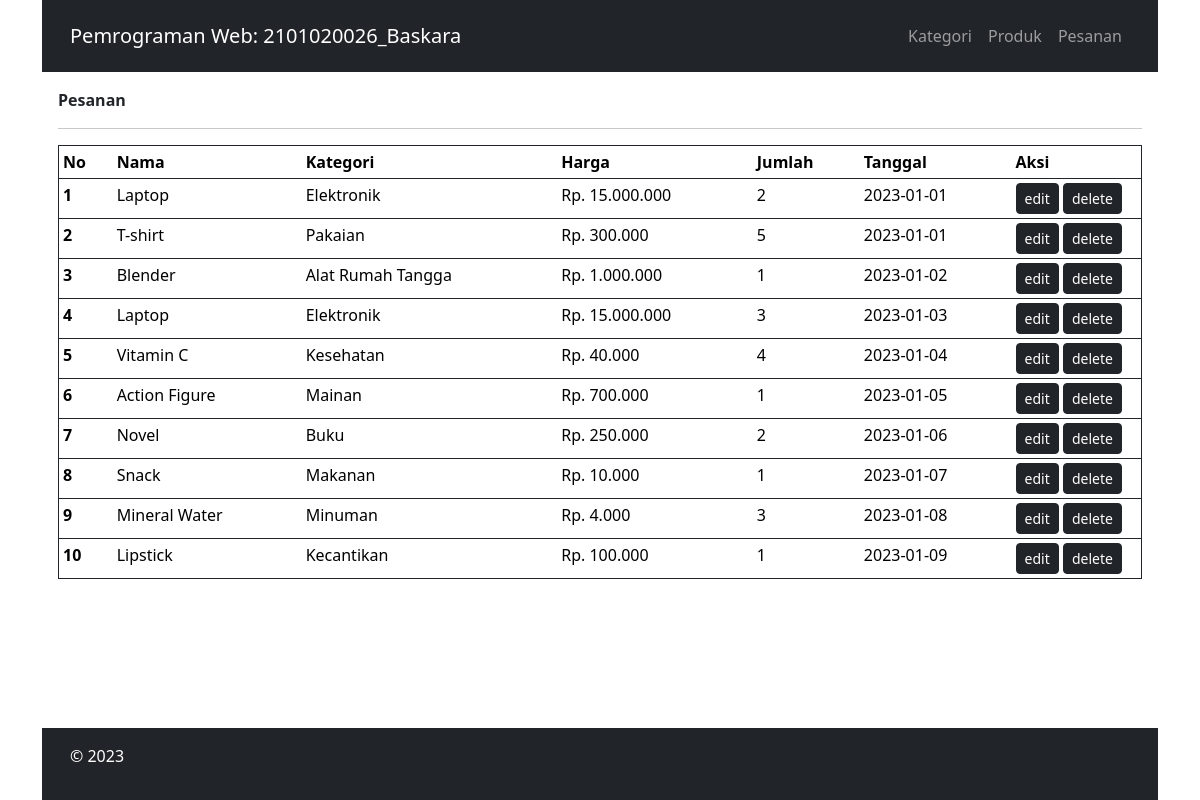
Page /admin/index.php?page=pesanan on the committed database.
### tables this page shows
CREATE TABLE detailpesanan
(
  id_detailpesanan INT NOT NULL AUTO_INCREMENT,
  jumlah INT NOT NULL,
  id_produk INT NOT NULL,
  id_pesanan INT NOT NULL,
  PRIMARY KEY (id_detailpesanan),
  FOREIGN KEY (id_produk) REFERENCES produk(id_produk) ON DELETE CASCADE,
  FOREIGN KEY (id_pesanan) REFERENCES pesanan(id_pesanan) ON DELETE CASCADE
);

CREATE TABLE produk
(
  id_produk INT NOT NULL AUTO_INCREMENT,
  nama_produk VARCHAR(255) NOT NULL,
  harga INT NOT NULL,
  gambar VARCHAR(255) NOT NULL,
  id_kategori INT NOT NULL,
  PRIMARY KEY (id_produk),
  FOREIGN KEY (id_kategori) REFERENCES kategori(id_kategori) ON DELETE CASCADE
);

CREATE TABLE kategori
(
  id_kategori INT NOT NULL AUTO_INCREMENT,
  nama_kategori VARCHAR(255) NOT NULL,
  PRIMARY KEY (id_kategori)
);

CREATE TABLE pesanan
(
  id_pesanan INT NOT NULL AUTO_INCREMENT,
  tanggal_pesanan DATE NOT NULL,
  PRIMARY KEY (id_pesanan)
);

### admin/pesanan.php (the view)
<div class="row justify-content-between">
	<div class="col-10"><b>Pesanan </b></div>
</div>
<hr>
<table class="table table-sm border border-dark">
	<thead class="thead-dark">
		<tr>
			<th scope="col" width="5%">No</th>
			<th scope="col">Nama</th>
			<th scope="col">Kategori</th>
			<th scope="col">Harga</th>
			<th scope="col">Jumlah</th>
			<th scope="col">Tanggal</th>
			<th scope="col" width="12%">Aksi</th>
		</tr>
	</thead>
	<tbody>
		<?php
		$que   	= "SELECT * FROM detailpesanan JOIN pesanan ON pesanan.id_pesanan = detailpesanan.id_pesanan JOIN produk ON produk.id_produk = detailpesanan.id_produk JOIN kategori ON kategori.id_kategori = produk.id_kategori";
		$select = mysqli_query($con,$que);
		while($data= mysqli_fetch_array($select)){
			?>
			<tr>
				<th scope="row"><?php echo $data['id_detailpesanan']; ?></th>
				<td><?php echo $data['nama_produk']; ?></td>
				<td><?php echo $data['nama_kategori']; ?></td>
				<td>
					<?php
					$uang = $data['harga'];
					$uang_format = number_format($uang, 0, ',', '.');
					echo "Rp. " . $uang_format;
					?>
				</td>
				<td><?php echo $data['jumlah']; ?></td>
				<td><?php echo $data['tanggal_pesanan']; ?></td>
				<td>
					<button class="btn btn-dark btn-sm" type="button">edit</button>
					<a href="index.php?page=pesanan-del&id=<?php echo $data['id_pesanan']; ?>"><button class="btn btn-dark btn-sm" type="button">delete</button></a>
				</td>
			</tr>
		<?php } ?>
	</tbody>
</table>

### admin/index.php (style rules this page uses)
html, body { height: 100%; }

### rows in the picture
detailpesanan: id_detailpesanan "1", id_produk.nama_produk "Laptop", kategori.nama_kategori "Elektronik", id_produk.harga "15.000.000", jumlah "2", id_pesanan.tanggal_pesanan "2023-01-01"
detailpesanan: id_detailpesanan "2", id_produk.nama_produk "T-shirt", kategori.nama_kategori "Pakaian", id_produk.harga "300.000", jumlah "5", id_pesanan.tanggal_pesanan "2023-01-01"
detailpesanan: id_detailpesanan "3", id_produk.nama_produk "Blender", kategori.nama_kategori "Alat Rumah Tangga", id_produk.harga "1.000.000", jumlah "1", id_pesanan.tanggal_pesanan "2023-01-02"
detailpesanan: id_detailpesanan "4", id_produk.nama_produk "Laptop", kategori.nama_kategori "Elektronik", id_produk.harga "15.000.000", jumlah "3", id_pesanan.tanggal_pesanan "2023-01-03"
detailpesanan: id_detailpesanan "5", id_produk.nama_produk "Vitamin C", kategori.nama_kategori "Kesehatan", id_produk.harga "40.000", jumlah "4", id_pesanan.tanggal_pesanan "2023-01-04"
detailpesanan: id_detailpesanan "6", id_produk.nama_produk "Action Figure", kategori.nama_kategori "Mainan", id_produk.harga "700.000", jumlah "1", id_pesanan.tanggal_pesanan "2023-01-05"
detailpesanan: id_detailpesanan "7", id_produk.nama_produk "Novel", kategori.nama_kategori "Buku", id_produk.harga "250.000", jumlah "2", id_pesanan.tanggal_pesanan "2023-01-06"
detailpesanan: id_detailpesanan "8", id_produk.nama_produk "Snack", kategori.nama_kategori "Makanan", id_produk.harga "10.000", jumlah "1", id_pesanan.tanggal_pesanan "2023-01-07"
detailpesanan: id_detailpesanan "9", id_produk.nama_produk "Mineral Water", kategori.nama_kategori "Minuman", id_produk.harga "4.000", jumlah "3", id_pesanan.tanggal_pesanan "2023-01-08"
detailpesanan: id_detailpesanan "10", id_produk.nama_produk "Lipstick", kategori.nama_kategori "Kecantikan", id_produk.harga "100.000", jumlah "1", id_pesanan.tanggal_pesanan "2023-01-09"
